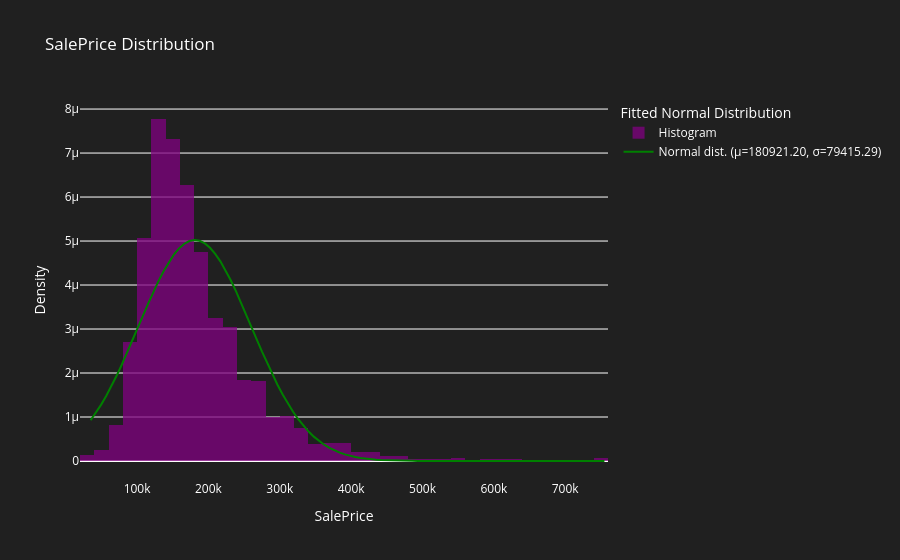
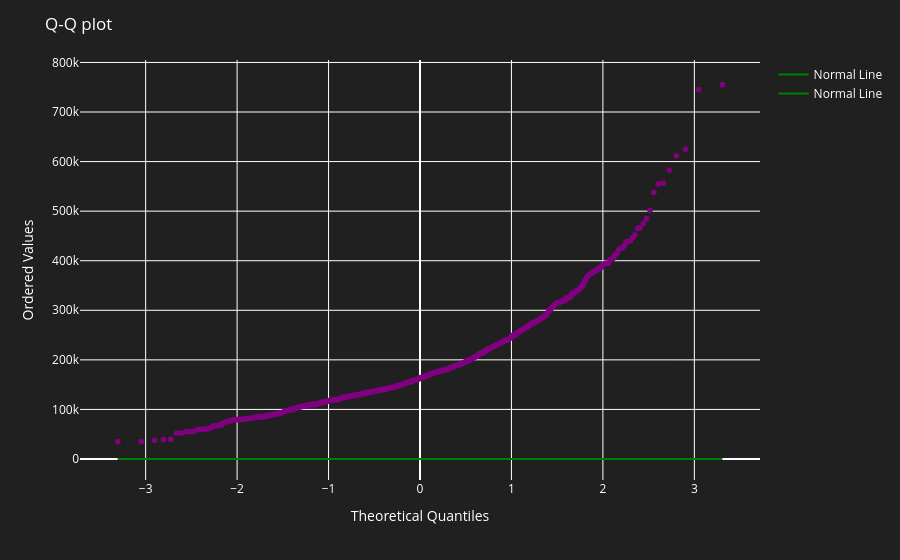

Notebook code cell kept with these figures, in order:
### Markdown cell above
## Exploring the dependent variable
* Normalize Dependent Variable

### Code cell
import scipy.stats as stats

# fit a normal distribution to the SalePrice data
mu, sigma = stats.norm.fit(df['SalePrice'])

# Create a histogram of the SalePrice Column
hist_data = go.Histogram(x=df['SalePrice'], nbinsx=50, name='Histogram', opacity = 0.75, histnorm='probability density', marker=dict(color='purple'))

# Calculate the normal distribution based on the fitted parameters
x_norm = np.linspace(df['SalePrice'].min(), df['SalePrice'].max(), 100)
y_norm = stats.norm.pdf(x_norm, mu, sigma)

# Create the normal distribution overlay
norm_data = go.Scatter(x=x_norm, y=y_norm, mode='lines', name=f"Normal dist. (μ={mu:.2f}, σ={sigma:.2f})", line=dict(color="green"))

# combine the histogram and the overlay
fig = go.Figure(data=[hist_data, norm_data])

# Set the layout for the plot
fig.update_layout(
    title="SalePrice Distribution",
    xaxis_title="SalePrice",
    yaxis_title="Density",
    legend_title_text="Fitted Normal Distribution",
    plot_bgcolor='rgba(32, 32, 32, 1)',
    paper_bgcolor='rgba(32, 32, 32, 1)',
    font=dict(color='white')
)

# Create a Q-Q plot
qq_data = stats.probplot(df['SalePrice'], dist="norm")
qq_fig = px.scatter(x=qq_data[0][0], y=qq_data[0][1], labels={'x': 'Theoretical Quantiles', 'y': 'Ordered Values'}, color_discrete_sequence=["purple"])

qq_fig.update_layout(
    title="Q-Q plot",
    plot_bgcolor='rgba(32, 32, 32, 1)',
    paper_bgcolor='rgba(32, 32, 32, 1)',
    font=dict(color='white')
)

# Calculate the line of best fit
slope, intercept, r_value, p_value, std_err = stats.linregress(qq_data[0][0], qq_data[0][0])
line_x = np.array(qq_data[0][0])
line_y = intercept + slope * line_x

# Add the line of best fit to the Q-Q plot
line_data = go.Scatter(x=line_x, y=line_y, mode="lines", name="Normal Line", line=dict(color="green"))

# Update the Q-Q plot with the normal line
qq_fig.add_trace(line_data)

# Update the Q-Q plot with the normal line
qq_fig.add_trace(line_data)

# Show the plots
fig.show()
qq_fig.show()

### Figure 1 — Plotly figure (JSON) as saved in the notebook; plotly's stock layout.template omitted (floating-point values rounded to 4 significant figures; data arrays with more than 128 entries replaced by an {"elided": "..."} marker saying what was removed)
{"data": [{"histnorm": "probability density", "marker": {"color": "purple"}, "name": "Histogram", "nbinsx": 50, "opacity": 0.75, "type": "histogram", "x": {"elided": "1460 int values"}}, {"line": {"color": "green"}, "mode": "lines", "name": "Normal dist. (μ=180921.20, σ=79415.29)", "type": "scatter", "x": [34900.0, 42170.0, 49450.0, 56720.0, 63990.0, 71270.0, 78540.0, 85820.0, 93090.0, 100400.0, 107600.0, 114900.0, 122200.0, 129500.0, 136700.0, 144000.0, 151300.0, 158600.0, 165800.0, 173100.0, 180400.0, 187600.0, 194900.0, 202200.0, 209500.0, 216700.0, 224000.0, 231300.0, 238600.0, 245800.0, 253100.0, 260400.0, 267700.0, 274900.0, 282200.0, 289500.0, 296800.0, 304000.0, 311300.0, 318600.0, 325800.0, 333100.0, 340400.0, 347700.0, 354900.0, 362200.0, 369500.0, 376800.0, 384000.0, 391300.0, 398600.0, 405900.0, 413100.0, 420400.0, 427700.0, 435000.0, 442200.0, 449500.0, 456800.0, 464100.0, 471300.0, 478600.0, 485900.0, 493100.0, 500400.0, 507700.0, 515000.0, 522200.0, 529500.0, 536800.0, 544100.0, 551300.0, 558600.0, 565900.0, 573200.0, 580400.0, 587700.0, 595000.0, 602300.0, 609500.0, 616800.0, 624100.0, 631300.0, 638600.0, 645900.0, 653200.0, 660400.0, 667700.0, 675000.0, 682300.0, 689500.0, 696800.0, 704100.0, 711400.0, 718600.0, 725900.0, 733200.0, 740500.0, 747700.0, 755000.0], "y": [9.265e-07, 1.092e-06, 1.276e-06, 1.479e-06, 1.699e-06, 1.937e-06, 2.188e-06, 2.452e-06, 2.725e-06, 3.003e-06, 3.282e-06, 3.556e-06, 3.821e-06, 4.072e-06, 4.303e-06, 4.509e-06, 4.685e-06, 4.828e-06, 4.934e-06, 4.999e-06, 5.023e-06, 5.006e-06, 4.946e-06, 4.846e-06, 4.709e-06, 4.538e-06, 4.336e-06, 4.108e-06, 3.86e-06, 3.597e-06, 3.323e-06, 3.045e-06, 2.767e-06, 2.493e-06, 2.227e-06, 1.973e-06, 1.734e-06, 1.511e-06, 1.305e-06, 1.118e-06, 9.502e-07, 8.006e-07, 6.689e-07, 5.542e-07, 4.553e-07, 3.71e-07, 2.997e-07, 2.401e-07, 1.908e-07, 1.503e-07, 1.174e-07, 9.097e-08, 6.989e-08, 5.324e-08, 4.022e-08, 3.014e-08, 2.239e-08, 1.649e-08, 1.205e-08, 8.729e-09, 6.271e-09, 4.467e-09, 3.156e-09, 2.211e-09, 1.536e-09, 1.058e-09, 7.228e-10, 4.896e-10, 3.289e-10, 2.191e-10, 1.447e-10, 9.482e-11, 6.159e-11, 3.968e-11, 2.534e-11, 1.605e-11, 1.009e-11, 6.282e-12, 3.881e-12, 2.377e-12, 1.444e-12, 8.697e-13, 5.195e-13, 3.077e-13, 1.808e-13, 1.053e-13, 6.082e-14, 3.484e-14, 1.979e-14, 1.114e-14, 6.225e-15, 3.448e-15, 1.894e-15, 1.032e-15, 5.572e-16, 2.984e-16, 1.585e-16, 8.348e-17, 4.36e-17, 2.258e-17]}], "layout": {"font": {"color": "white"}, "legend": {"title": {"text": "Fitted Normal Distribution"}}, "paper_bgcolor": "rgba(32, 32, 32, 1)", "plot_bgcolor": "rgba(32, 32, 32, 1)", "title": {"text": "SalePrice Distribution"}, "xaxis": {"title": {"text": "SalePrice"}}, "yaxis": {"title": {"text": "Density"}}}}

### Figure 2 — Plotly figure (JSON) as saved in the notebook; plotly's stock layout.template omitted (floating-point values rounded to 4 significant figures; data arrays with more than 128 entries replaced by an {"elided": "..."} marker saying what was removed)
{"data": [{"hovertemplate": "Theoretical Quantiles=%{x}<br>Ordered Values=%{y}<extra></extra>", "legendgroup": "", "marker": {"color": "purple", "symbol": "circle"}, "mode": "markers", "name": "", "showlegend": false, "type": "scattergl", "x": {"elided": "1460 float values"}, "xaxis": "x", "y": {"elided": "1460 int values"}, "yaxis": "y"}, {"line": {"color": "green"}, "mode": "lines", "name": "Normal Line", "type": "scatter", "x": {"elided": "1460 float values"}, "y": {"elided": "1460 float values"}}, {"line": {"color": "green"}, "mode": "lines", "name": "Normal Line", "type": "scatter", "x": {"elided": "1460 float values"}, "y": {"elided": "1460 float values"}}], "layout": {"font": {"color": "white"}, "legend": {"tracegroupgap": 0}, "margin": {"t": 60}, "paper_bgcolor": "rgba(32, 32, 32, 1)", "plot_bgcolor": "rgba(32, 32, 32, 1)", "title": {"text": "Q-Q plot"}, "xaxis": {"anchor": "y", "domain": [0, 1], "title": {"text": "Theoretical Quantiles"}}, "yaxis": {"anchor": "x", "domain": [0, 1], "title": {"text": "Ordered Values"}}}}
